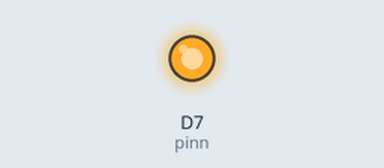
This sketch was run on a simulated ESP8266 (NodeMCU). Parts: output pins drawn as LEDs (lit = HIGH). WiFi joins after 1.5 s; servers stay silent unless stated; random numbers use the default seed unless the sketch sets one; no MQTT or app messages arrive unless stated; what the sketch prints to the serial monitor is not drawn.

Above: at 15.23 s.
At 20.4 s:
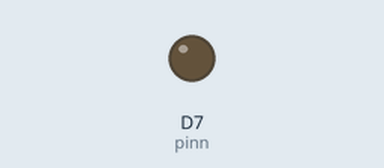
Timing chart, 0 to 28.5 s (numbered marks = the images above):
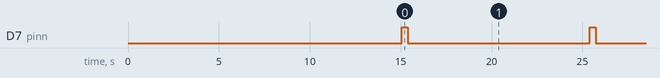

The sketch:

MQTT_net.ino
```cpp
#include <ESP8266WiFi.h>
#include <PubSubClient.h>

#define pinn  D7

// WiFi
const char *ssid = "LANCOMBEIA"; // Enter your WiFi name
const char *password = "beialancom";  // Enter WiFi password

// MQTT Broker
const char *mqtt_broker = "mqtt.beia-telemetrie.ro";
const char *topic = "test/robi/esp8266test";
const char *topic2 = "training/robi/esp8266conter";
const char *mqtt_username = "";
const char *mqtt_password = "";
const int mqtt_port = 1883;

int yy = 0;
int rr;
char tt[][200] =
{
  "Rage without focus is no weapon at all. Take this lesson back to the Blood God. - Lorgar, Primarch" ,
  "Foolish are those who fear nothing, yet claim to know everything. - Warhammer 40k, Imperium " ,
  "All power demands sacrifice... and pain. The universe rewards those willing to spill their life's blood for the promise of power. - Sindri Myr" ,
  "Fear the shadows; despise the night. There are horrors that no man can face and survive. - Codex: Dark Eldar" ,
  "For the foes of Mankind, the only mercy is a swift death. - Imperial Armour Volume Two" ,
  "A suspicious mind is a healthy mind. - Warhammer 40k, Imperium" ,
  "Even a man who has nothing can still offer his life. - Warhammer 40k, Imperium" ,
  "It is the duty of the Initiate to pass on what he has learned of the craft of death and thus paves the way for the heroes of the future. - Initiate Rammius" ,
  "Into the fires of battle! Unto the anvil of war! - Codex: Space Marines" ,
  "We ride upon the wings of the storm. What hope of escape can our foes have? - Spiccare, Sergeant" ,
  "Life is the Emperor´s currency, spend it well. - Warhammer 40k, Imperium" ,
  "Show me a fortress and I'll show you a ruin. - Captain Edain Bourne, Warhammer 40k Seige, p. 105"
};

WiFiClient espClient;
PubSubClient client(espClient);

void setup()
{
  // Set software serial baud to 115200;
  Serial.begin(115200);
  pinMode(pinn , OUTPUT);
  // connecting to a WiFi network
  WiFi.begin(ssid, password);
  while (WiFi.status() != WL_CONNECTED)
  {
    delay(15000);
    Serial.println("Connecting to WiFi..");
  }
  Serial.println("Connected to the WiFi network");
  //connecting to a mqtt broker
  client.setServer(mqtt_broker, mqtt_port);
  client.setCallback(callback);
  while (!client.connected())
  {
    String client_id = "esp8266-client-";
    client_id += String(WiFi.macAddress());
    Serial.printf("The client %s connects to the public mqtt broker\n", client_id.c_str());
    if (client.connect(client_id.c_str(), mqtt_username, mqtt_password))
    {
      Serial.println("Public emqx mqtt broker connected");
    }
    else
    {
      Serial.print("failed with state ");
      Serial.print(client.state());
      delay(2000);
    }
  }
  // publish and subscribe
  client.publish(topic, "THE EMPEROR PROTECTS");
  client.subscribe(topic);
}

void callback(char *topic, byte *payload, unsigned int length)
{
  Serial.print("Message arrived in topic: ");
  Serial.println(topic);
  Serial.print("Message:");
  for (int i = 0; i < length; i++)
  {
    Serial.print((char) payload[i]);
  }
  Serial.println();
  Serial.println("-----------------------");
}

void loop()
{
  yy++;
  char s[16] ;
  itoa(yy, s, 10);
  digitalWrite(pinn, HIGH);
  client.loop();
  Serial.print(yy);
  rr = random(0, 12);
  Serial.println(tt[rr]);
  client.publish(topic, tt[rr] );
  client.publish(topic2, s );
  delay(334);
  digitalWrite(pinn, LOW);
  delay(10000);
}


///////////////////////////////////////////////////////////////////////////////////////////////////


/*

  #include <ESP8266WiFi.h>
  #include <PubSubClient.h>


  // WiFi
  const char *ssid = "LANCOMBEIA"; // Enter your WiFi name
  const char *password = "beialancom";  // Enter WiFi password

  // MQTT Broker
  const char *mqtt_broker = "mqtt.beia-telemetrie.ro";
  const char *topic = "test/robi/esp8266test";
  const char *mqtt_username = "";
  const char *mqtt_password = "";
  const int mqtt_port = 1883;


  void setup()
  {

  // Set software serial baud to 115200;
  Serial.begin(115200);
  // connecting to a WiFi network
  WiFi.begin(ssid, password);
  while (WiFi.status() != WL_CONNECTED)
  {
    delay(500);
    Serial.println("Connecting to WiFi..");
  }
  // Set software serial baud to 115200;
  Serial.begin(115200);
  // connecting to a WiFi network
  WiFi.begin(ssid, password);
  while (WiFi.status() != WL_CONNECTED)
  {
    delay(500);
    Serial.println("Connecting to WiFi..");
  }


  client.setServer(mqtt_broker, mqtt_port);
  client.setCallback(callback);
  while (!client.connected())
  {
    String client_id = "esp8266-client-";
    client_id += String(WiFi.macAddress());
    Serial.printf("The client %s connects to the public mqtt broker\n", client_id.c_str());
    if (client.connect(client_id.c_str(), mqtt_username, mqtt_password))
    {
    }
    else
    {
      Serial.print("failed with state ");
      Serial.print(client.state());
      delay(2000);
    }
  }

  void callback(char *topic, byte * payload, unsigned int length)
  {
    Serial.print("Message arrived in topic: ");
    Serial.println(topic);
    Serial.print("Message:");
    for (int i = 0; i < length; i++)
    {
      Serial.print((char) payload[i]);
    }
    Serial.println();
    Serial.println("-----------------------");
  }


  }

  // the loop function runs over and over again forever
  void loop()
  {

  // publish and subscribe
  client.publish(topic, "THE EMPEROR PROTECTS");
  client.subscribe(topic);

*/
```

Measured:
- by itself, D7 (pinn): alternates HIGH for 0.34 s and LOW for 10.0 s
